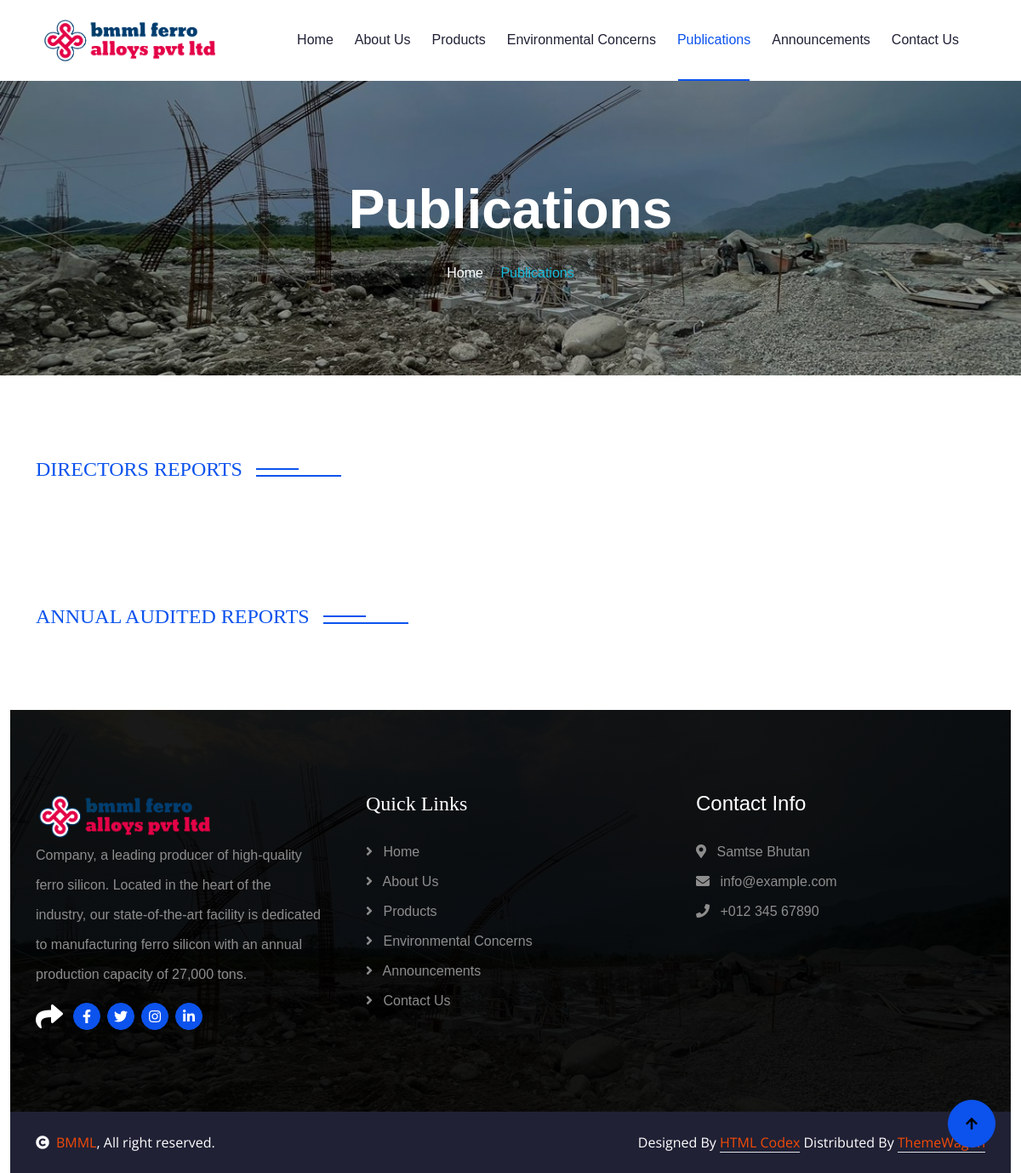
Before: /publications/ with the older database file.
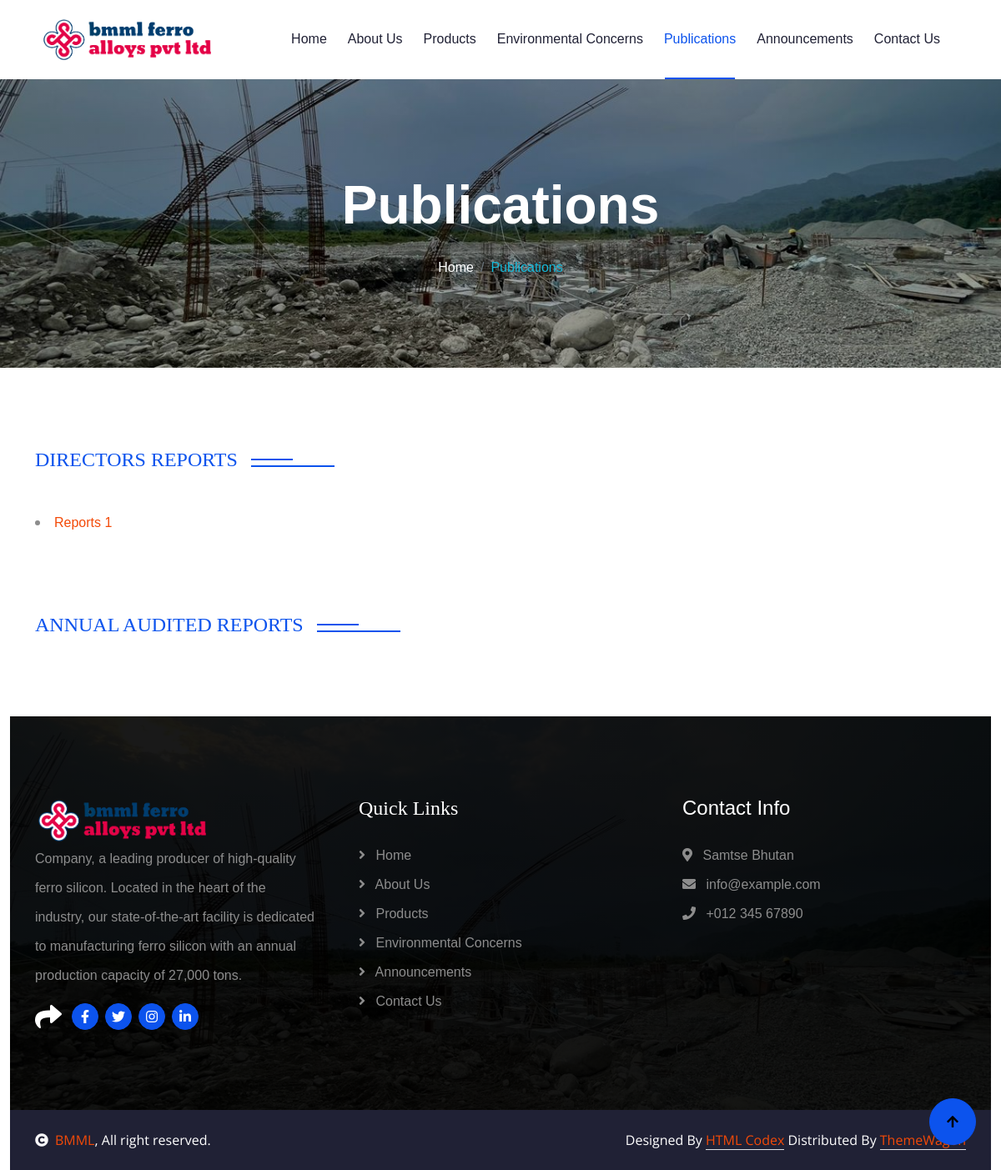
After: the same page with the newer database file.
### APP/models.py (models this page shows, shortened)
class Reports(models.Model):
    title = models.CharField(max_length=255)
    upload = models.FileField(upload_to='uploads/')

### APP/views.py (the view)
# urls.py: path('publications/',views.publications,name='publications'),
def publications(request):
    report = Reports.objects.all()
    tenders = Annual_Audited_Reports.objects.all()
    context ={
        'report' : report,
        'Annual': tenders,
    }
    return render (request,'publications.html',context)

### APP/templates/publications.html (shortened to what this page needs)
{% extends 'base.html' %}
{% load static %}
{% block content %}
<div class="container-fluid bg-breadcrumb">
    <div class="container text-center py-5" style="max-width: 900px;">
        <h1 class="text-white display-3 mb-4 " style="font-family: Arial, sans-serif;">Publications</h1>
        <ol class="breadcrumb justify-content-center mb-0 ">
            <li class="breadcrumb-item" style="font-family: Arial, sans-serif;"><a href="{% url 'home' %}">Home</a></li>
            <li class="breadcrumb-item active text-primary" style="font-family: Arial, sans-serif;">Publications</li>
        </ol>
    </div>
</div>
<div class="container my-5">
    <h4 class="sub-title pe-3 mb-0 my-5">Directors Reports</h4>
</div>
<div class="container-fluid about">
    <div class="container">
        <div class="row align-items-center">
            <div class="col-lg-10 ">
                {% for document in report %}
                <li>
                    {% if document.upload %}
                    <a href="{{ document.upload.url }}" style="font-family: Arial, sans-serif;">{{ document.title }}</a>
                    {% endif %}
                </li>
                {% endfor %}
            </div>
        </div>
    </div>
    <div class="container my-5">
        <h4 class="sub-title pe-3 mb-0 my-5">Annual Audited Reports</h4>
    </div>
    <div class="container-fluid about">
        <div class="container">
            <div class="row align-items-center">
            </div>
        </div>
    </div>
    {% endblock %}

Changed rows visible on the page:
added Reports: title "Reports 1"
